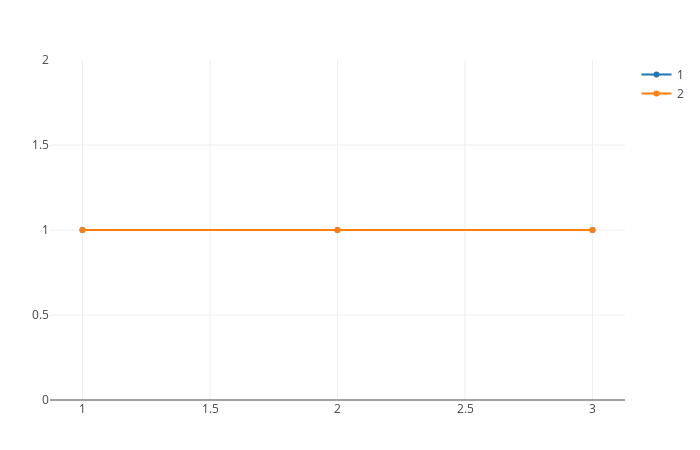
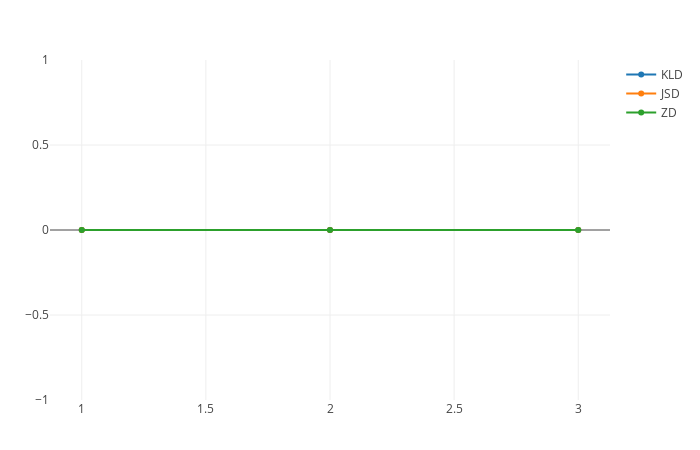
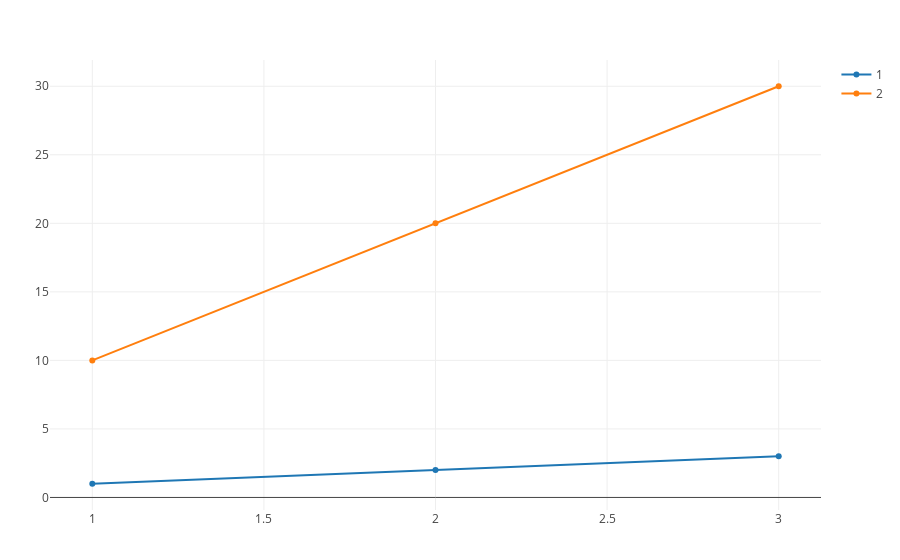
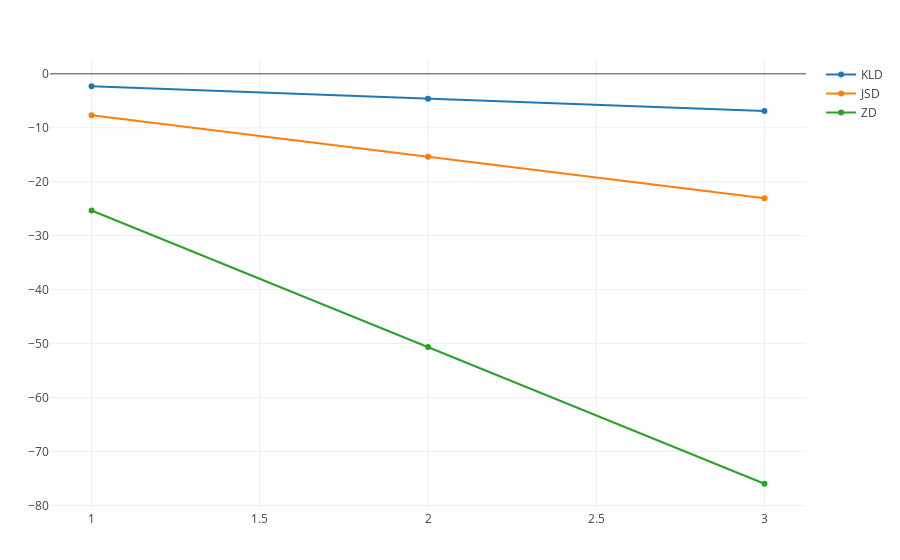

The notebook cell these images were saved under, in order:
### Code cell
for (v1, v2) in (([1.0, 1.0, 1.0], [1.0, 1.0, 1.0]), ([1.0, 2.0, 3.0], [10.0, 20.0, 30.0]))
    
    display(plot_x_y((v1, v2)))
    
    display(plot_x_y((compute_kld(v1, v2), compute_jsd(v1, v2), compute_zd(v1, v2)); name_ = ("KLD", "JSD", "ZD")))
    
end

### Figure 1 — Plotly figure (JSON) as saved in the notebook; plotly's stock layout.template omitted (floating-point values rounded to 4 significant figures)
{"data": [{"name": "1", "type": "scatter", "x": [1, 2, 3], "y": [1, 1, 1]}, {"name": "2", "type": "scatter", "x": [1, 2, 3], "y": [1, 1, 1]}], "layout": {"autosize": false, "height": 450, "margin": {"b": 50, "l": 50, "r": 50, "t": 60}, "width": 700, "xaxis": {"autorange": true, "range": [0.8725, 3.127], "type": "linear"}, "yaxis": {"autorange": true, "range": [0, 2], "type": "linear"}}}

### Figure 2 — Plotly figure (JSON) as saved in the notebook; plotly's stock layout.template omitted (floating-point values rounded to 4 significant figures)
{"data": [{"name": "KLD", "type": "scatter", "x": [1, 2, 3], "y": [0, 0, 0]}, {"name": "JSD", "type": "scatter", "x": [1, 2, 3], "y": [0, 0, 0]}, {"name": "ZD", "type": "scatter", "x": [1, 2, 3], "y": [0, 0, 0]}], "layout": {"autosize": false, "height": 450, "margin": {"b": 50, "l": 50, "r": 50, "t": 60}, "width": 700, "xaxis": {"autorange": true, "range": [0.872, 3.128], "type": "linear"}, "yaxis": {"autorange": true, "range": [-1, 1], "type": "linear"}}}

### Figure 3 — Plotly figure (JSON) as saved in the notebook; plotly's stock layout.template omitted (floating-point values rounded to 4 significant figures)
{"data": [{"name": "1", "type": "scatter", "x": [1, 2, 3], "y": [1, 2, 3]}, {"name": "2", "type": "scatter", "x": [1, 2, 3], "y": [10, 20, 30]}], "layout": {"autosize": false, "margin": {"b": 50, "l": 50, "r": 50, "t": 60}}}

### Figure 4 — Plotly figure (JSON) as saved in the notebook; plotly's stock layout.template omitted (floating-point values rounded to 4 significant figures)
{"data": [{"name": "KLD", "type": "scatter", "x": [1, 2, 3], "y": [-2.303, -4.605, -6.908]}, {"name": "JSD", "type": "scatter", "x": [1, 2, 3], "y": [-7.683, -15.37, -23.05]}, {"name": "ZD", "type": "scatter", "x": [1, 2, 3], "y": [-25.33, -50.66, -75.99]}], "layout": {"autosize": false, "margin": {"b": 50, "l": 50, "r": 50, "t": 60}}}
